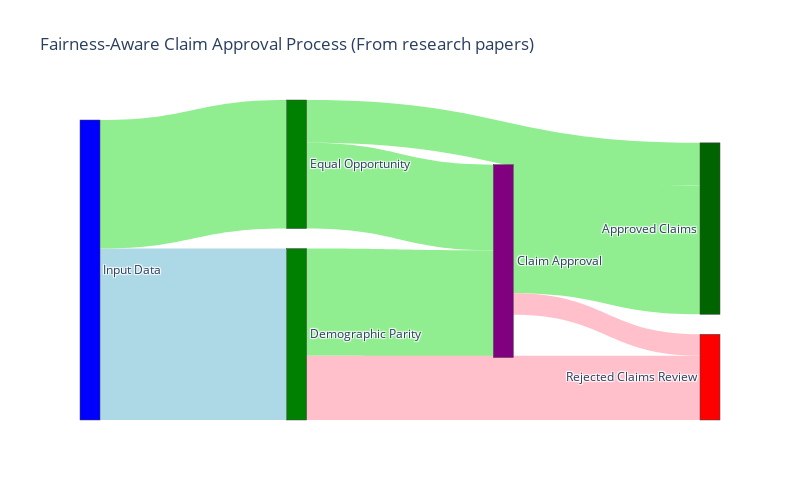

Notebook code cell kept with this figure:
### Markdown cell above
Fairness and Bias Mitigation (Sankey Diagram)

### Code cell
import plotly.graph_objects as go

fig = go.Figure(go.Sankey(
    arrangement="snap",
    node={
        "label": [
            "Input Data", 
            "Demographic Parity", 
            "Equal Opportunity",
            "Claim Approval",
            "Rejected Claims Review",
            "Approved Claims"
        ],
        "color": ["blue", "green", "green", "purple", "red", "darkgreen"]
    },
    link={
        "source": [0, 0, 1, 1, 2, 2, 3, 3],
        "target": [1, 2, 3, 4, 3, 5, 5, 4],
        "value": [8, 6, 5, 3, 4, 2, 6, 1],
        "color": ["lightblue", "lightgreen", "lightgreen", "pink", 
                 "lightgreen", "lightgreen", "lightgreen", "pink"]
    }
))

fig.update_layout(
    title_text="Fairness-Aware Claim Approval Process (From research papers)",
    font_size=12,
    width=800,
    height=500
)

fig.show()

### Figure 1 — Plotly figure (JSON) as saved in the notebook; plotly's stock layout.template omitted (floating-point values rounded to 4 significant figures)
{"data": [{"arrangement": "snap", "link": {"color": ["lightblue", "lightgreen", "lightgreen", "pink", "lightgreen", "lightgreen", "lightgreen", "pink"], "source": [0, 0, 1, 1, 2, 2, 3, 3], "target": [1, 2, 3, 4, 3, 5, 5, 4], "value": [8, 6, 5, 3, 4, 2, 6, 1]}, "node": {"color": ["blue", "green", "green", "purple", "red", "darkgreen"], "label": ["Input Data", "Demographic Parity", "Equal Opportunity", "Claim Approval", "Rejected Claims Review", "Approved Claims"]}, "type": "sankey"}], "layout": {"font": {"size": 12}, "height": 500, "title": {"text": "Fairness-Aware Claim Approval Process (From research papers)"}, "width": 800}}
